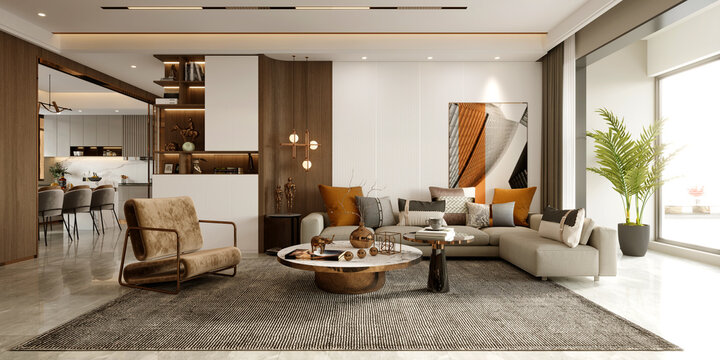
#> input picture 3d image.jpg, 720 x 360 px, found by its file name
$ python convert_floor_plan.py
#> lines starting #> are read from the running program, lines starting #| are printed output that depends on the picture; after the words box and inside, x2 and y2 are one past the last pixel; in counts of white or black regions, pixels touching at a corner belong together
import cv2
import matplotlib.pyplot as plt
import os


def load_images(image_path):
    image = cv2.imread(image_path)
    return [image]


def extract_edges(images):
    edges = []
    for image in images:
        gray = cv2.cvtColor(image, cv2.COLOR_BGR2GRAY)
        blurred = cv2.GaussianBlur(gray, (5, 5), 0)
        _, thresh = cv2.threshold(blurred, 0, 255, cv2.THRESH_BINARY + cv2.THRESH_OTSU)
        edge = cv2.Canny(thresh, 50, 150)
        edges.append(edge)
    return edges


def extract_contours(edges):
    contours = []
    for edge in edges:
        contours_found, _ = cv2.findContours(edge, cv2.RETR_TREE, cv2.CHAIN_APPROX_SIMPLE)
        contours.extend(contours_found)
    return contours


def main():
    # Load the image
    image_path = ('C:\\Users\\vinay punnamaraju pc\\PycharmProjects\\3d to 2d floor plans\\scripts\\images\\3d '
                  'image.jpg')
    images = load_images(image_path)
#> in load_images, image is the input picture: shape (360, 720, 3); mean B, G, R 128.5, 146.2, 160.4
#> images = 1 item

    # Extract edges from the image
    edges = extract_edges(images)
#> the loop in extract_edges, `for image in images:` made 1 pass
#> pass 1, in extract_edges, `gray = cv2.cvtColor(image, cv2.COLOR_BGR2GRAY)`:
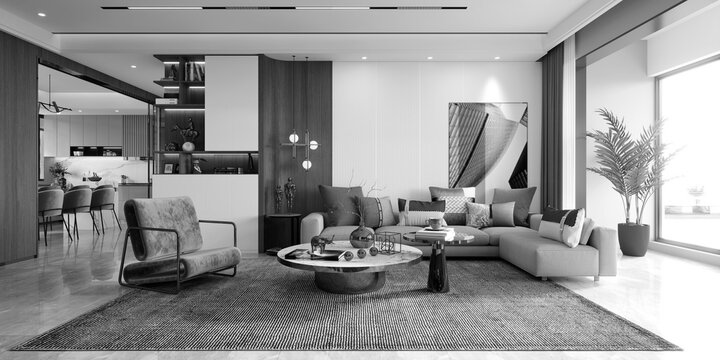
#> gray: shape (360, 720); min 0, max 255, mean 148.4
#> pass 1, in extract_edges, `blurred = cv2.GaussianBlur(gray, (5, 5), 0)`:
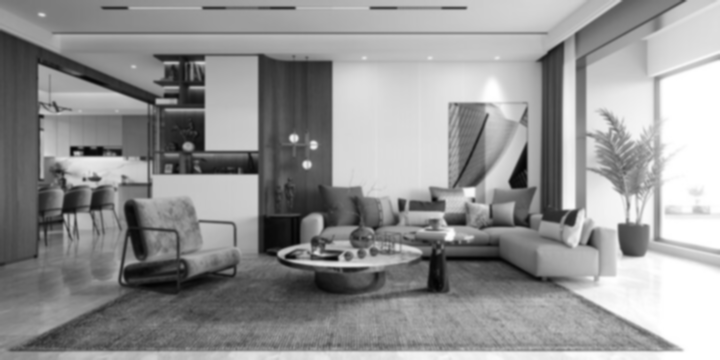
#> blurred: shape (360, 720); min 3, max 255, mean 148.5
#> pass 1, in extract_edges, `_, thresh = cv2.threshold(blurred, 0, 255, cv2.THRESH_BINARY + cv2.THR..`:
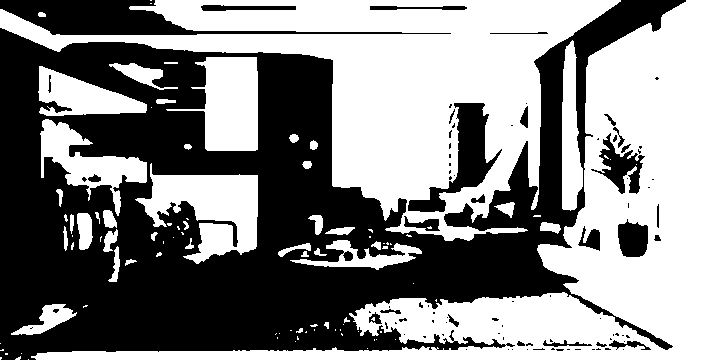
#> thresh: shape (360, 720); 52.7% white; 92 black regions (65 under 20 px), largest, box (x1, y1, x2, y2) and area: (0, 0, 686, 360) 109033, (0, 0, 451, 35) 5543, (408, 103, 502, 212) 3091
#> pass 1, in extract_edges, `edge = cv2.Canny(thresh, 50, 150)`:
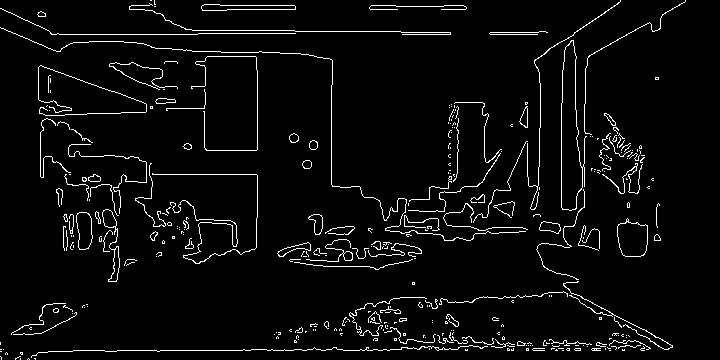
#> edge: shape (360, 720); 4.3% white in thin lines or dots
#> edges = 1 item

    # Extract contours from the edges
    contours = extract_contours(edges)
#> the loop in extract_contours, `for edge in edges:` made 1 pass
#> after the loop in extract_contours, `for edge in edges:`: contours = 382 contours, 332 with area under 20; largest, box (x1, y1, x2, y2) and area: (561, 40, 587, 211) 2538, (561, 40, 583, 211) 2528, (617, 218, 648, 257) 908, (617, 221, 648, 257) 896, (76, 212, 93, 250) 472

    # Create an output directory if it doesn't exist
    output_dir = 'output'
    if not os.path.exists(output_dir):
        os.makedirs(output_dir)

    # Visualize and save the contours
    for i, edge in enumerate(edges):
        for contour in contours:
            x, y, w, h = cv2.boundingRect(contour)
            cv2.rectangle(edge, (x, y), (x + w, y + h), (0, 255, 0), 2)
        plt.subplot(1, len(edges), i + 1)
        plt.imshow(edge)
        plt.title('Image {}'.format(i + 1))
        plt.xticks([]), plt.yticks([])
        plt.savefig(os.path.join(output_dir, 'image_{}.jpg'.format(i + 1)))
#> this loop made 1 pass
#> pass 1, in main, `plt.savefig(os.path.join(output_dir, 'image_{}.jpg'.format(i + 1)))`:
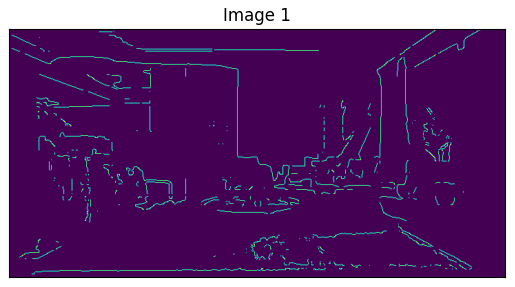
#> figure drawn by matplotlib, 1 panel
    plt.show()


if __name__ == "__main__":
    main()

$ run again, with 2nd image.jpg copied over 3d image.jpg
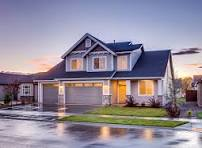
#> input picture 2nd image.jpg, 202 x 148 px, found by its file name
#> in load_images, image is the input picture: shape (148, 202, 3); mean B, G, R 153.3, 138.4, 145.5
#> images = 1 item
#> the loop in extract_edges, `for image in images:` made 1 pass
#> pass 1, in extract_edges, `_, thresh = cv2.threshold(blurred, 0, 255, cv2.THRESH_BINARY + cv2.THR..`:
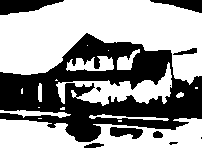
#> thresh: shape (148, 202); 59.8% white; 11 black regions (4 under 20 px), largest, box (x1, y1, x2, y2) and area: (0, 33, 202, 142) 10544, (0, 0, 64, 15) 606, (150, 0, 202, 13) 352
#> the loop in extract_contours, `for edge in edges:` made 1 pass
#> after the loop in extract_contours, `for edge in edges:`: contours = 66 contours, 56 with area under 20; largest, box (x1, y1, x2, y2) and area: (116, 49, 140, 70) 234, (116, 49, 140, 70) 228, (37, 83, 42, 102) 65, (37, 83, 42, 102) 64, (56, 62, 173, 104) 38
#> the loop in main, `for i, edge in enumerate(edges):` made 1 pass
#> pass 1, in main, `plt.savefig(os.path.join(output_dir, 'image_{}.jpg'.format(i + 1)))`:
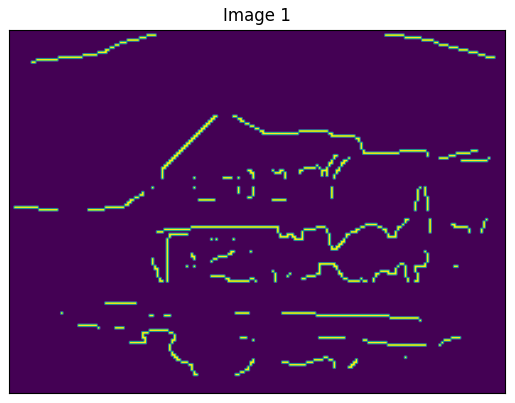
#> figure drawn by matplotlib, 1 panel
